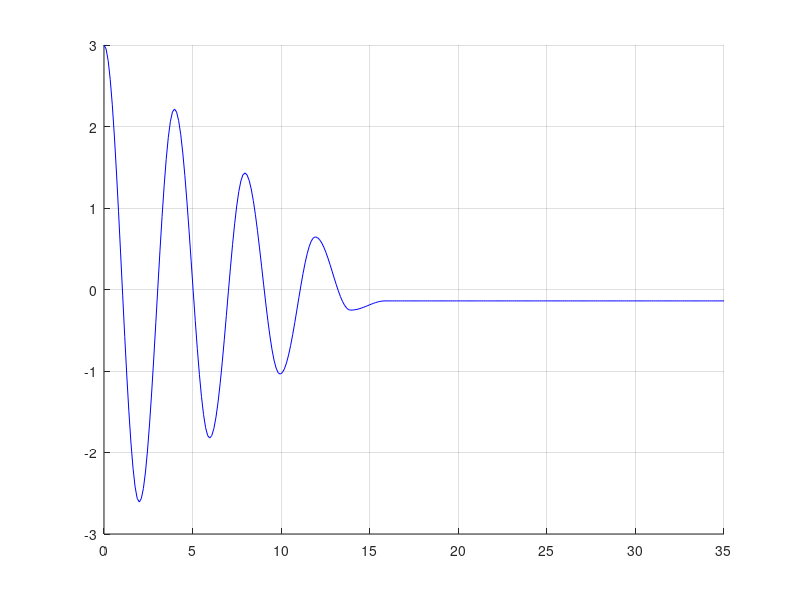

MATLAB code to generate this figure: (Note: this script raises an error after producing the figure.)
% PoD 6b: Friction damping (Classical)
% Code by: Aaron Fairchild
% Original: February 3, 2025
% Latest Update: February 25, 2025
function PoD6b()

m = 2;
k = 5;
mu = 0.05;
omega = 1.581;
g = 9.81;

uo = 3;
vo = 0;

nPts = 300;
tf = 35;
t = linspace(0,tf,nPts);
u = zeros(nPts,1);

% coefficients to simplify equations
th = pi/omega;

a1 = mu*m*g/k;
A = uo - a1;
B = a1;

% initialize
u(1) = uo;
c = -1;

for i = 2:size(t,2)
    n = floor(t(i)/th); % find current interval
    nold = floor(t(i-1)/th); % find interval of last step

    if n ~= nold % if we are at new interval

        % this bit is to account for numerical issues
        uold = A*cos(omega*(t(i-1)-nold*th)) + B;
        if abs(uold) < a1
            u(i:end) = uold;
            break;
        end

        % update for change in velocity sign
        A = -1*(A + c*2*a1);
        B = -B;
        c = -c; %account for sign change
    end

    u(i) = A*cos(omega*(t(i)-n*th)) + B;
end

% Plot results
figure(1); clf; grid on; hold on;
plot(t,u,'b','LineWidth',0.5,...
    'MarkerFaceColor','k','MarkerEdgeColor','k','MarkerSize',2);
xlabel('t',Interpreter='latex'); ylabel('u(t)',Interpreter='latex')
title('Response vs. Time')

% Print output
fprintf('PoD 6b: Friction damping (Classical)\n\n')
fprintf('  PHYSICAL PROPERTIES\n');
fprintf('  Mass                             %6.3f\n', m);
fprintf('  Stiffness                        %6.3f\n', k);
fprintf('  Coefficient of friction          %6.3f\n', mu);
fprintf('  Natural Frequency                %6.3f\n', omega);
fprintf('  Acceleration of gravity          %6.3f\n\n', g);

fprintf('  INITIAL CONDITIONS\n');
fprintf('  Initial displacement (uo)        %6.3f\n', uo);
fprintf('  Initial velocity (vo)            %6.3f\n\n', vo);

end